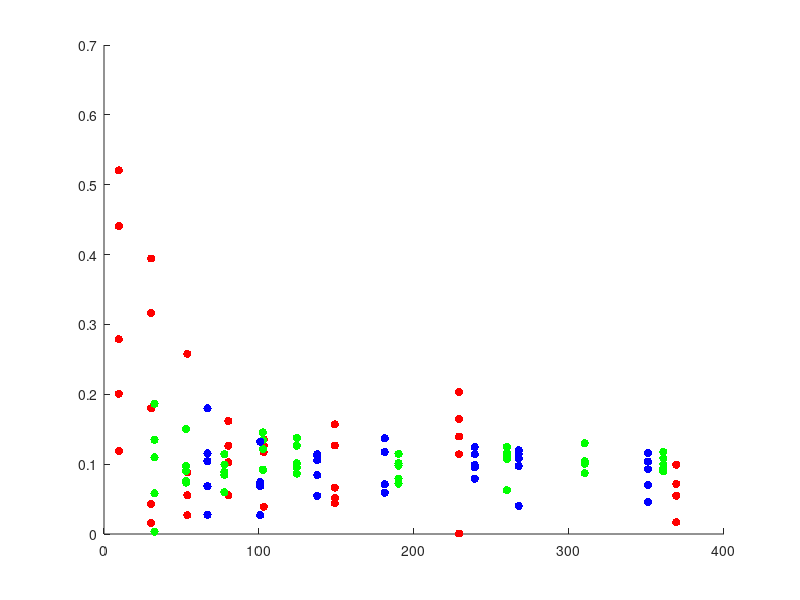

Write MATLAB code to recreate this figure. (Note: this script raises an error after producing the figure.)
hold on

xMin = 0;
xMax = 400;
yMin = 0;
yMax = 0.6;
trueAns =  0.0012031600923670694985173623692276;
X = 1:xMax;

TwoLvlMCX = [9.6094,9.6094,9.6094,9.6094,9.6094...
            30.3438,30.3438,30.3438,30.3438,30.3438,...
            53.7656,53.7656,53.7656,53.7656,53.7656,...
            80.2188,80.2188,80.2188,80.2188,80.2188,...
            103.0938,103.0938,103.0938,103.0938,103.0938,...
            148.9688,148.9688,148.9688,148.9688,148.9688,...
            229.0469,229.0469,229.0469,229.0469,229.0469,...
            369.1563,369.1563,369.1563,369.1563,369.1563,...
            ];
        
TwoLvlMCY = abs(trueAns - ...
    [0.00057692307692307692307692307692308, 0.0013461538461538461538461538461538, 0.00096153846153846153846153846153846, 0.0015384615384615384615384615384615, 0.00067307692307692307692307692307692,...
     0.0011842105263157894736842105263158, 0.0016776315789473684210526315789474, 0.0011513157894736842105263157894737, 0.00098684210526315789473684210526316, 0.00082236842105263157894736842105263,...
     0.0013095238095238095238095238095238, 0.0012698412698412698412698412698413, 0.00089285714285714285714285714285714, 0.0013095238095238095238095238095238, 0.0011706349206349206349206349206349,...
     0.0010511363636363636363636363636364, 0.0010511363636363636363636363636364, 0.0010085227272727272727272727272727, 0.0011363636363636363636363636363636, 0.0010795454545454545454545454545455,...
     0.0010619469026548672566371681415929, 0.00125, 0.0010508849557522123893805309734513, 0.0010619469026548672566371681415929, 0.0010398230088495575221238938053097,...
     0.0011231884057971014492753623188406, 0.0010507246376811594202898550724638, 0.0011503623188405796319566665175671, 0.0010144927536231884057971014492754, 0.0011413043478260869565217391304348,...
     0.0012039877300613495945957875932208, 0.00095858895705521472392638036809816, 0.0010046012269938650422751447166547, 0.001035276073619631901840490797546, 0.0010659509202453987340014629481288,...
     0.0011369680851063830150787792305778, 0.0011170212765957446808510638297872, 0.0012234042553191489361702127659574, 0.0010837765957446808540165505974073, 0.0011369680851063830150787792305778,...
     ]...
) ./ trueAns;

TwoLvlMCYMean = arrayfun(@(i) mean(TwoLvlMCY((5*i-4):(5*i))), 1:(length(TwoLvlMCY)/5));

OneLvlISX = [32.5781,32.5781,32.5781,32.5781,32.5781,...
            52.9375,52.9375,52.9375,52.9375,52.9375,...
            77.6875,77.6875,77.6875,77.6875,77.6875,...
            102.5469,102.5469,102.5469,102.5469,102.5469,...
            124.4063,124.4063,124.4063,124.4063,124.4063,...
            190.0156,190.0156,190.0156,190.0156,190.0156,...
            259.9688,259.9688,259.9688,259.9688,259.9688,...
            310.125,310.125,310.125,310.125,310.125,...
            360.8594,360.8594,360.8594,360.8594,360.8594,...
            ];
        
OneLvlISY = abs(trueAns - ...
        [0.0011331163791110827887553824666611, 0.0010410251147765199955519399566128, 0.0011992107357607360070689273001676, 0.0009789399592458798444322143339491, 0.0010712903492971603391231694146768,...
         0.0011145755526950965313276453727553, 0.0011118189566553852119790146701916, 0.0010219775972263207830525999497695, 0.0010864973192221845637445154508782, 0.0010942014459060474870083501386375,...
         0.0010835538023036971229384750614599, 0.0011311026274440872871340779681759, 0.0010656196284082521553299160999018, 0.0011013339251080237358310087714131, 0.0010963026487521107966288669288701,...
         0.0010921476790878056461336909066517, 0.0010281713083578505711634942798582, 0.0010930521046222736909758754819677, 0.0010415700607174756611716937015899, 0.0010571584246038541292367352042447,...
         0.0010990705644309060450697357325112, 0.0010377774938047047356692864639172, 0.0010815974270236474591433406544638, 0.001088255089573132976948910410897, 0.0010509658552393305857436400785332,...
         0.0011079378416004297819297264027227, 0.0010652572340257965809173779092589, 0.0011165188779397514345220754350407, 0.0010852888636391853482282554566041, 0.0010811684826028803742270500976019,...
         0.0011279571404714150602288658120642, 0.0010697507878774045481790055944771, 0.0010527166636794019986128612131893, 0.0010634218725340835540876804898858, 0.0010743108131202570854068056860342,...
         0.001082058117836075640874615721998, 0.0010468869283638613902620573270497, 0.0010776487154949832003580922901165, 0.001098310480085413608913880167961, 0.0010801171036763570088706787331034,...
         0.0010955450382752463227981065685412, 0.0010616453032065902104680299444794, 0.001090381721051531058869210610851, 0.0010832146119166728096688823157479, 0.0010729095982740899199725514989723,...
         ]...
    ) ./ trueAns;

OneLvlISYMean = arrayfun(@(i) mean(OneLvlISY((5*i-4):(5*i))), 1:(length(OneLvlISY)/5));

TwoLvlISX = [66.75,66.75,66.75,66.75,66.75,...
             100.75,100.75,100.75,100.75,100.75,...
             137.5469,137.5469,137.5469,137.5469,137.5469,...
             181.125,181.125,181.125,181.125,181.125,...
             239.2188,239.2188,239.2188,239.2188,239.2188,...
             267.5781,267.5781,267.5781,267.5781,267.5781,...
             350.9531,350.9531,350.9531,350.9531,350.9531,...
            ];
        
TwoLvlISY = abs(trueAns - ...
         [0.0011206916430450113847383519782852, 0.00098681043218977059112984040467609, 0.0010641501716260430565608174902081, 0.0011701124129953374263662935206298, 0.0010776071412068619157637039407405,...
         0.001170589602969391738659932222788, 0.0011171955568678908557456175287825, 0.0010441165901179845238583299149582, 0.0011205379283448372099152301473168, 0.0011137814093734419319120521052469,...
         0.001075996918106344709190058672732, 0.0010678099053753305550107377541735, 0.0011375673050588875744731920391928, 0.0010660542623241130427008682701739, 0.0011015869934476035796322435089678,...
         0.0010621172006729645825168217854184, 0.0010616478186678613478827193361553, 0.0010384568983968361921554901527998, 0.0011320081983183579322355116758558, 0.0011175230576011452483797814494437,...
         0.001107938973739612965180301173973, 0.0010534508031070338295726029897992, 0.0010655914712611757634574960462714, 0.0010842941825813113675830434701197, 0.0010884057616666203711225380246219,...
         0.0010591682579610831385630298484557, 0.0010860846485967938588462766702492, 0.0011548389322140549095169204107947, 0.0010730080107712218831506056915259, 0.0010655260060579367208805079414446,...
         0.0010635019804058926540940577254446, 0.0011183094609911827833903519291425, 0.0010783333446001835704414206773549, 0.0011475689365750814472516561082216, 0.0010918412567089640606565748015555,...
         ]...
    ) ./ trueAns;

TwoLvlISYMean = arrayfun(@(i) mean(TwoLvlISY((5*i-4):(5*i))), 1:(length(TwoLvlISY)/5));

s1 = scatter(TwoLvlMCX,TwoLvlMCY,'r', 'filled');
s2 = scatter(OneLvlISX,OneLvlISY,'g', 'filled');
s3 = scatter(TwoLvlISX,TwoLvlISY,'b', 'filled');
alpha(s1,0.4);
alpha(s2,0.4);
alpha(s3,0.4);

plot(unique(TwoLvlMCX),TwoLvlMCYMean,'r','LineWidth',3)
plot(unique(OneLvlISX),OneLvlISYMean,'g','LineWidth',3)
plot(unique(TwoLvlISX),TwoLvlISYMean,'b','LineWidth',3)

legend('2LvlMC','1LvlIS','2LvlIS','E[2LvlMC]','E[1LvlIS]','E[2LvlIS]')
%title('S:10, l:0.20')
xlabel('Runtime (Seconds)')
ylabel('Relative Error')
axis([xMin,xMax,yMin,yMax])

hold off
